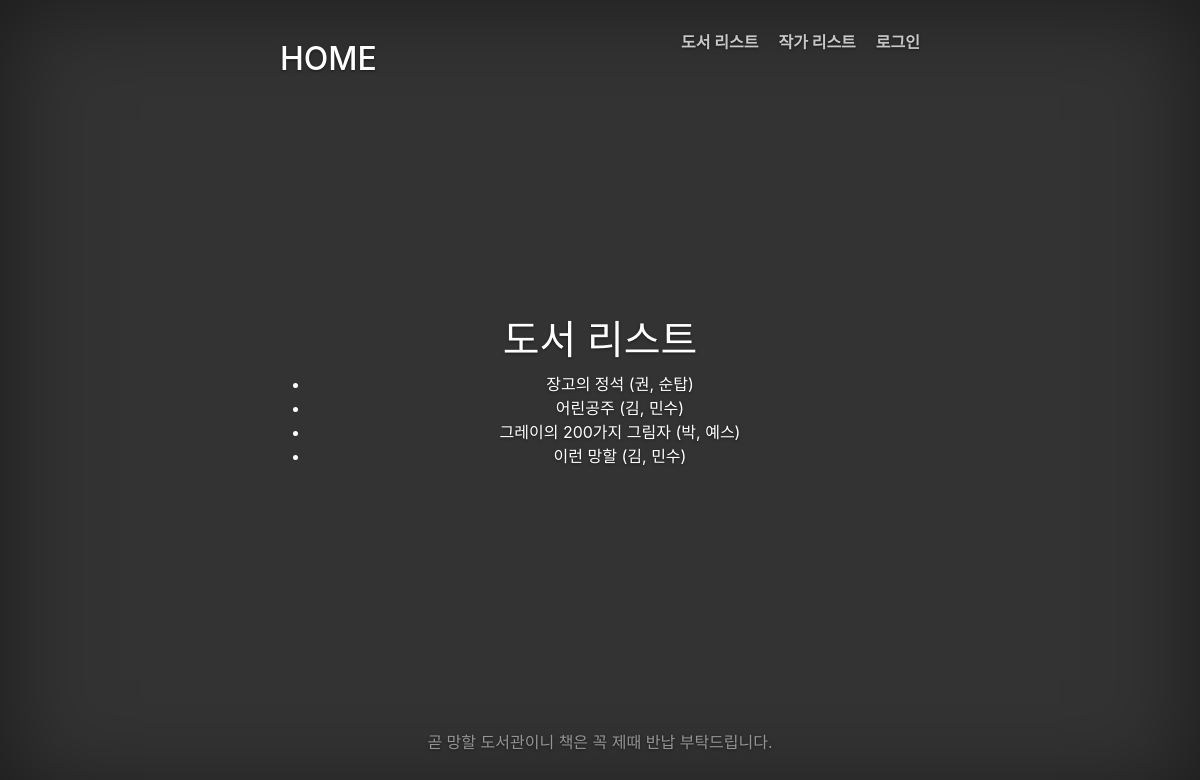
/catalog/books/, run on the app's committed database.
### catalog/models.py (models this page shows, shortened)
class Book(models.Model):
	title = models.CharField(max_length=200)
	author = models.ForeignKey('Author', on_delete=models.SET_NULL, null=True)
	summary = models.TextField(max_length=1000, help_text="Enter a brief description of the book")
	isbn = models.CharField('ISBN', max_length=13, help_text='13 Character <a href="https://www.naver.com">ISBN number</a>')
	genre = models.ManyToManyField(Genre, help_text="Select a genre for this book")
	def get_absolute_url(self):
		return reverse('book-detail', args=[str(self.id)])
	def display_genre(self):
		return ', '.join([ genre.name for genre in self.genre.all()[:3] ])
	display_genre.short_description = 'Genre'

class Author(models.Model):
	first_name = models.CharField(max_length=100)
	last_name = models.CharField(max_length=100)
	date_of_birth = models.DateField(null=True, blank=True)
	date_of_death = models.DateField('Died', null=True, blank=True)
	def __str__(self):
		return '%s, %s' % (self.last_name, self.first_name)

### catalog/views.py (the view)
class BookListView(generic.ListView):
	model = Book

### catalog/templates/catalog/book_list.html
{% extends "base_generic.html" %}
{% block content %}
<h1>도서 리스트</h1>
	{% if book_list %}
		<ul>
			{% for book in book_list %}
			<li>
				<a href="{{ book.get_absolute_url }}">{{ book.title }}</a> ({{ book.author }})
			</li>
			{% endfor %}
		</ul>
	{% else %}
		<p>대여 가능한 책이 없습니다.</p>
	{% endif %}
{% endblock %}

### catalog/static/css/cover.css (style rules this page uses)
a, a:focus, a:hover { color: #fff; }
html, body { height: 100%; background-color: #333; }
body { color: #fff; text-align: center; text-shadow: 0 1px 3px rgba(0,0,0,.5); }

### data on the page
Book: title "장고의 정석", author "권, 순탑"
Book: title "어린공주", author "김, 민수"
Book: title "그레이의 200가지 그림자", author "박, 예스"
Book: title "이런 망할", author "김, 민수"
